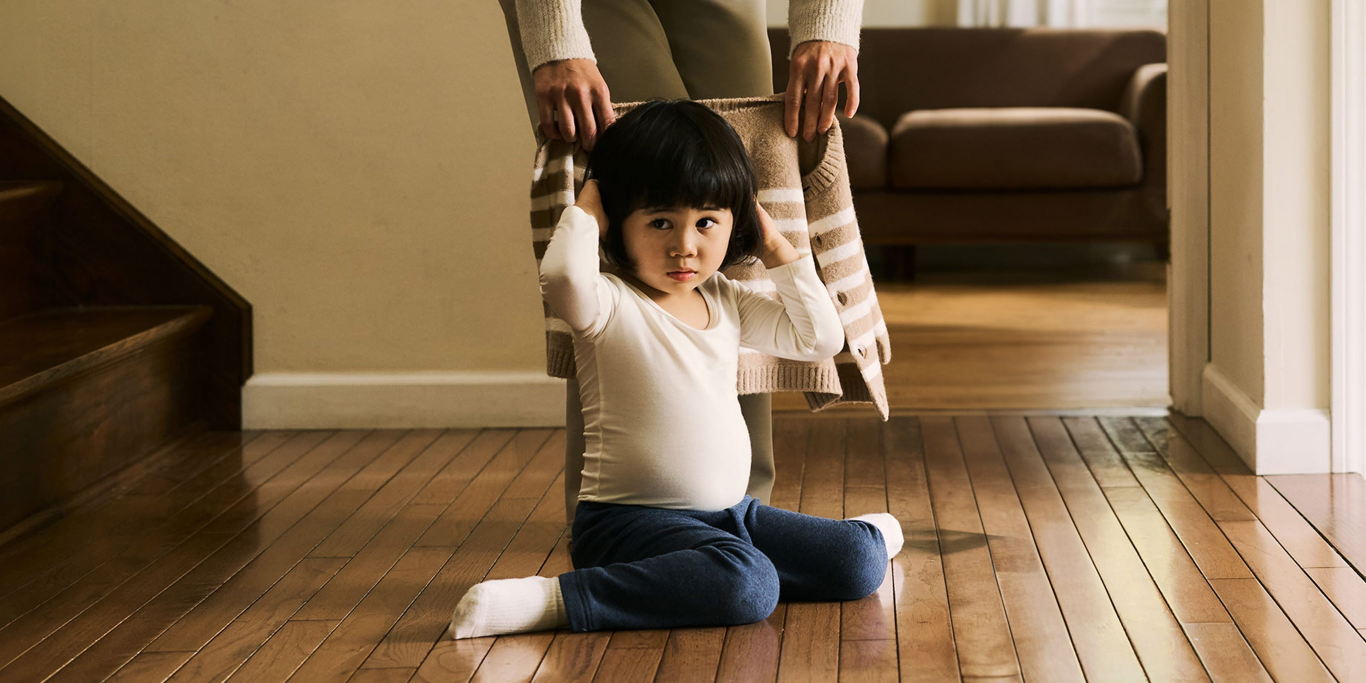
#> input picture Frontend/src/assets/Baby/baby1.jpg, 2732 x 1366 px (shown at 1/2 size)
$ python -i anomaly_model.py   (imports and definitions only)
#> lines starting #> are read from the running program, lines starting #| are printed output that depends on the picture
try:
    import numpy as np
    NUMPY_AVAILABLE = True
except ImportError:
    NUMPY_AVAILABLE = False

try:
    import cv2
    CV2_AVAILABLE = True
except ImportError:
    CV2_AVAILABLE = False

try:
    from tensorflow.keras.applications import ResNet50
    from tensorflow.keras.applications.resnet50 import preprocess_input
    from tensorflow.keras.preprocessing.image import load_img, img_to_array
    TENSORFLOW_AVAILABLE = True
except ImportError:
    TENSORFLOW_AVAILABLE = False

try:
    from skimage.metrics import structural_similarity as ssim
    SKIMAGE_AVAILABLE = True
except ImportError:
    SKIMAGE_AVAILABLE = False

# Load pre-trained ResNet50 model
# [4 lines that did not run here, left out]

def enhance_image(image_path):
    """
    Enhance image quality for better feature extraction.

    Args:
        image_path: Path to the input image

    Returns:
        Enhanced image array
    """
    if not CV2_AVAILABLE:
        return None

    try:
        # Read the image
        image = cv2.imread(image_path)
#> image is the input picture: shape (1366, 2732, 3); mean B, G, R 75.8, 103.9, 128

        # Convert to grayscale
        gray = cv2.cvtColor(image, cv2.COLOR_BGR2GRAY)
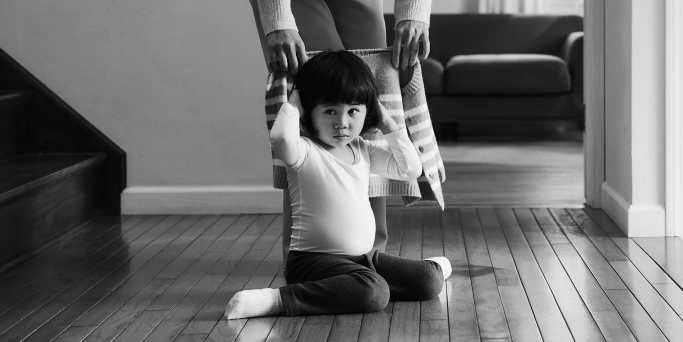
#> gray: shape (1366, 2732) (shown at 1/4 size); min 0, max 255, mean 107.9

        # Apply histogram equalization
        enhanced = cv2.equalizeHist(gray)
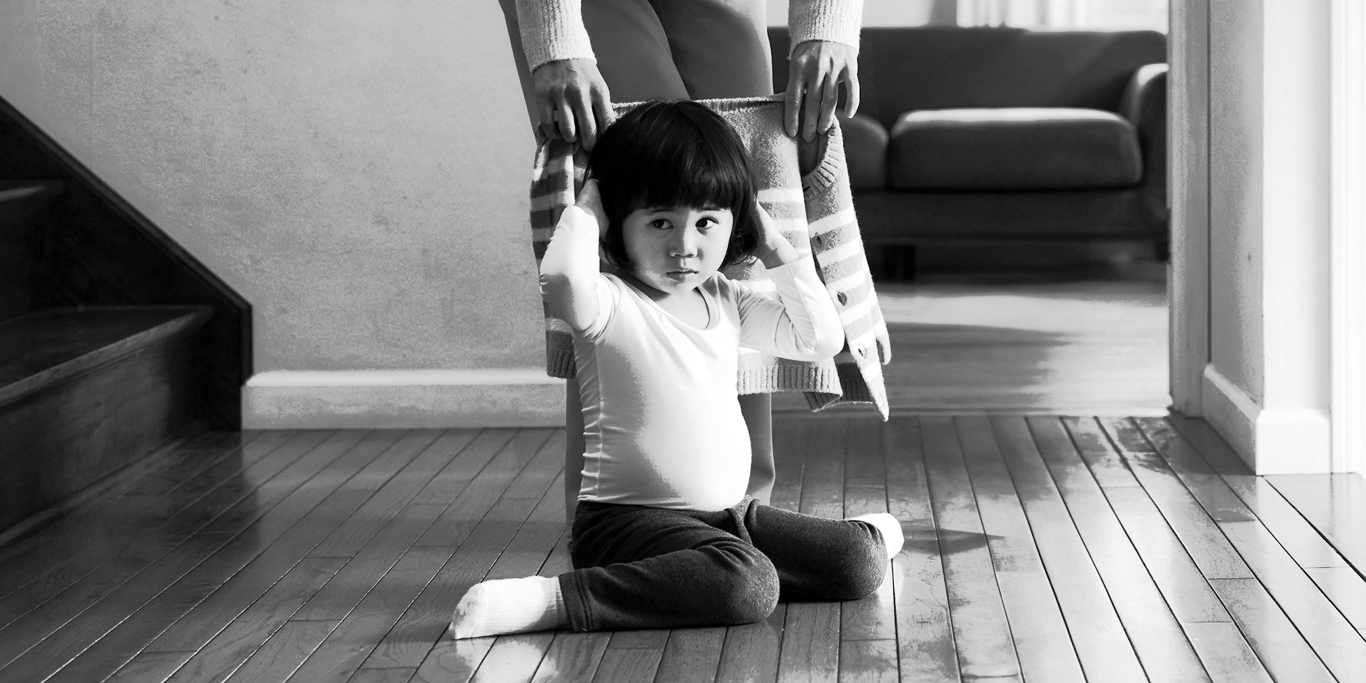
#> enhanced: shape (1366, 2732) (shown at 1/2 size); min 0, max 255, mean 128.2

        # Apply Gaussian blur
        blurred = cv2.GaussianBlur(enhanced, (5, 5), 0)

        # Merge channels
        enhanced_image = cv2.merge([blurred, blurred, blurred])

        return enhanced_image
    except Exception:
        return None

# [67 lines left out: functions extract_features, calculate_ssim, not called in this run]

>>> result = enhance_image('../../../Frontend/src/assets/Baby/baby1.jpg')

$ run again, on Frontend/src/assets/Baby/baby2.jpg
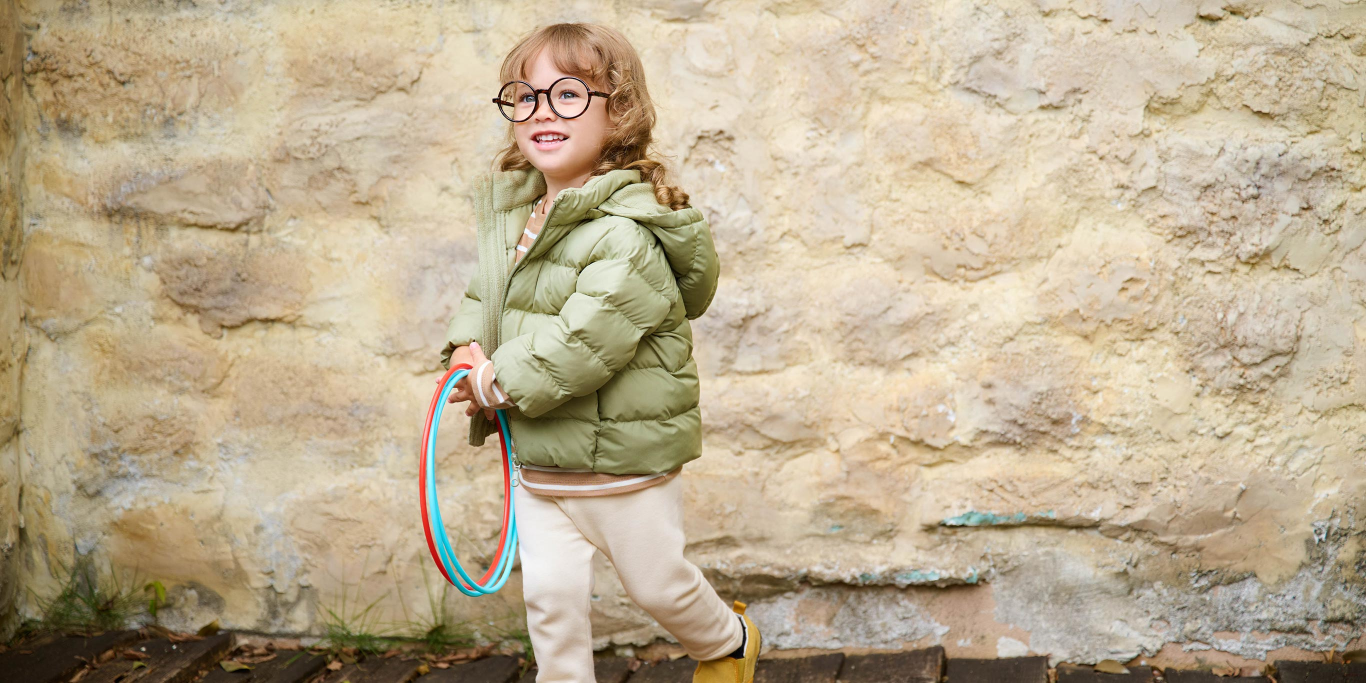
#> input picture Frontend/src/assets/Baby/baby2.jpg, 2732 x 1366 px (shown at 1/2 size)
#> in enhance_image, image is the input picture: shape (1366, 2732, 3); mean B, G, R 145.6, 173, 188.5
#> in enhance_image, `gray = cv2.cvtColor(image, cv2.COLOR_BGR2GRAY)`:
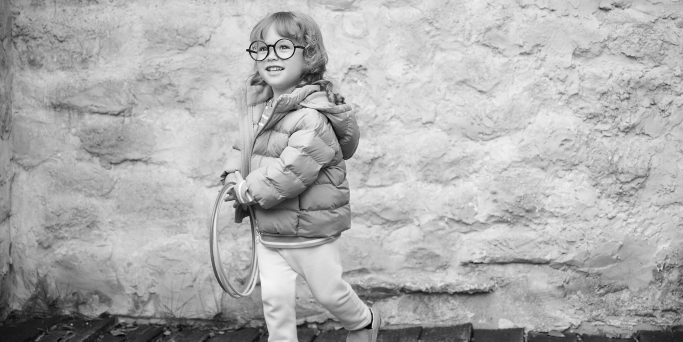
#> gray: shape (1366, 2732) (shown at 1/4 size); min 0, max 255, mean 174.5
#> in enhance_image, `enhanced = cv2.equalizeHist(gray)`:
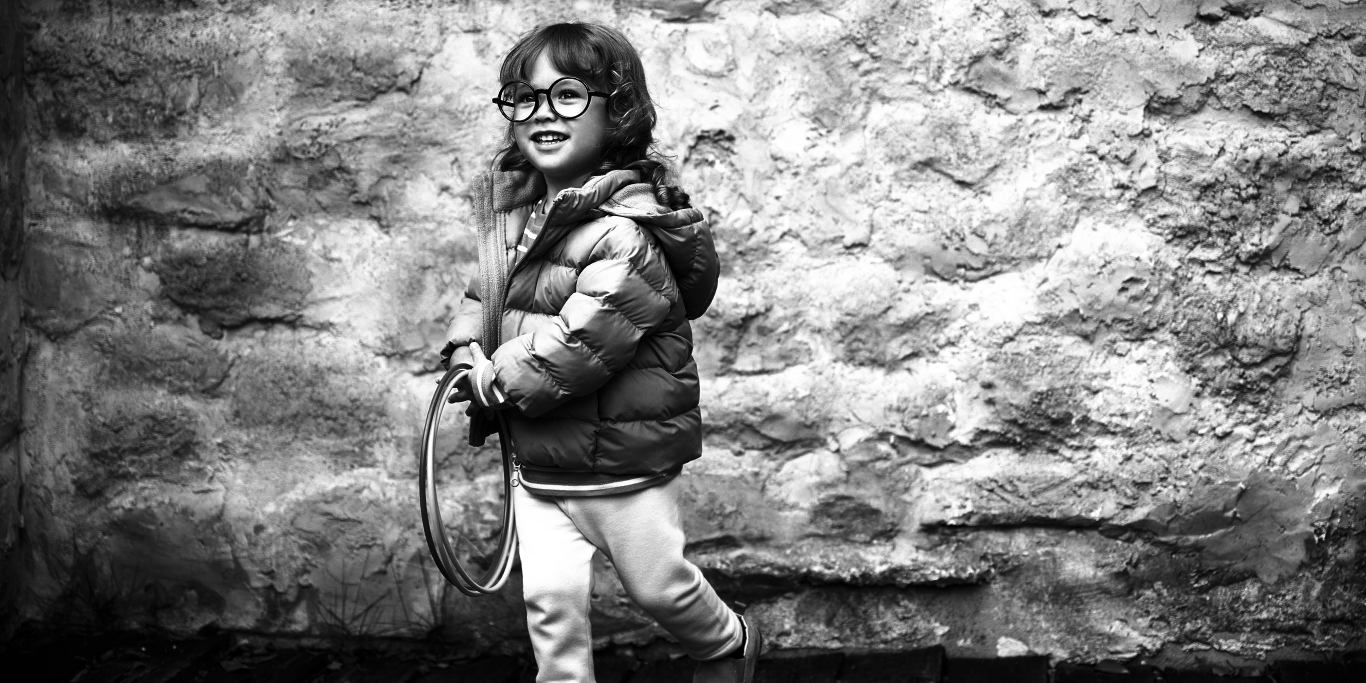
#> enhanced: shape (1366, 2732) (shown at 1/2 size); min 0, max 255, mean 128.6

$ run again, on Frontend/src/assets/Baby/baby3.jpg
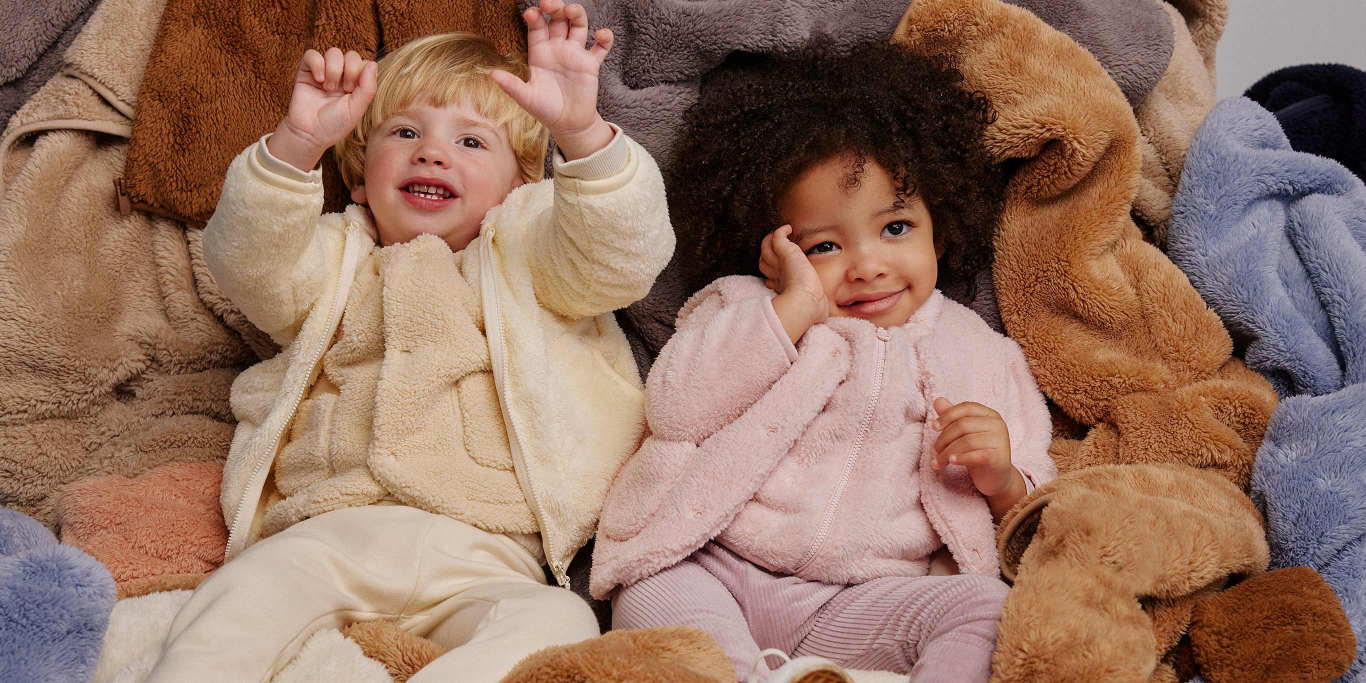
#> input picture Frontend/src/assets/Baby/baby3.jpg, 2732 x 1366 px (shown at 1/2 size)
#> in enhance_image, image is the input picture: shape (1366, 2732, 3); mean B, G, R 99.1, 115.4, 149.4
#> in enhance_image, `gray = cv2.cvtColor(image, cv2.COLOR_BGR2GRAY)`:
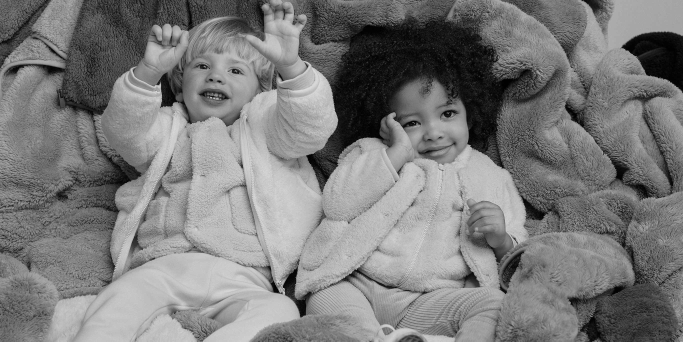
#> gray: shape (1366, 2732) (shown at 1/4 size); min 0, max 255, mean 123.7
#> in enhance_image, `enhanced = cv2.equalizeHist(gray)`:
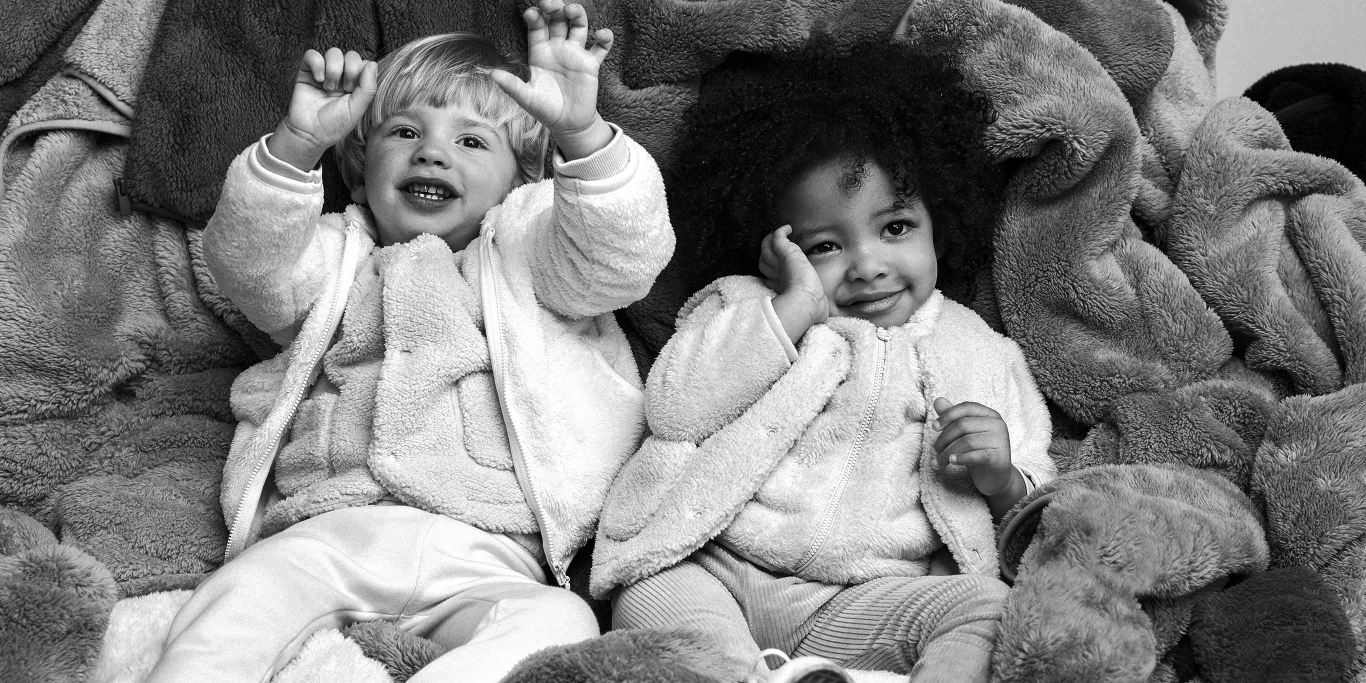
#> enhanced: shape (1366, 2732) (shown at 1/2 size); min 0, max 255, mean 128.2
